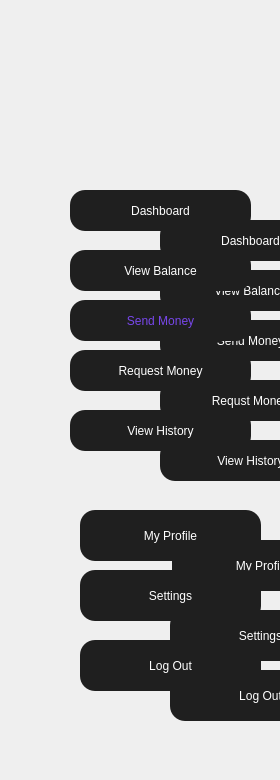
      <widget class="QWidget" name="widget_24" native="true">
       <property name="geometry">
        <rect>
         <x>0</x>
         <y>0</y>
         <width>280</width>
         <height>780</height>
        </rect>
       </property>
       <property name="styleSheet">
        <string notr="true">QPushButton{
	background-color: rgb(31, 31, 31);
	color: rgb(255, 255, 255);
	font: 700 12pt &quot;Arial&quot;;
    border-radius:15px;
}</string>
       </property>
       <widget class="QPushButton" name="pushButton_109">
        <property name="geometry">
         <rect>
          <x>160</x>
          <y>380</y>
          <width>181</width>
          <height>41</height>
         </rect>
        </property>
        <property name="text">
         <string>Requst Money</string>
        </property>
       </widget>
       <widget class="QPushButton" name="pushButton_110">
        <property name="geometry">
         <rect>
          <x>170</x>
          <y>610</y>
          <width>181</width>
          <height>51</height>
         </rect>
        </property>
        <property name="text">
         <string>Settings</string>
        </property>
       </widget>
       <widget class="QPushButton" name="pushButton_111">
        <property name="geometry">
         <rect>
          <x>160</x>
          <y>270</y>
          <width>181</width>
          <height>41</height>
         </rect>
        </property>
        <property name="text">
         <string>View Balance</string>
        </property>
       </widget>
       <widget class="QPushButton" name="pushButton_112">
        <property name="geometry">
         <rect>
          <x>172</x>
          <y>540</y>
          <width>181</width>
          <height>51</height>
         </rect>
        </property>
        <property name="text">
         <string>My Profile</string>
        </property>
       </widget>
       <widget class="QPushButton" name="pushButton_113">
        <property name="geometry">
         <rect>
          <x>160</x>
          <y>220</y>
          <width>181</width>
          <height>41</height>
         </rect>
        </property>
        <property name="text">
         <string>Dashboard</string>
        </property>
       </widget>
       <widget class="QPushButton" name="pushButton_114">
        <property name="geometry">
         <rect>
          <x>160</x>
          <y>440</y>
          <width>181</width>
          <height>41</height>
         </rect>
        </property>
        <property name="styleSheet">
         <string notr="true">background-color: rgb(31, 31, 31);</string>
        </property>
        <property name="text">
         <string>View History</string>
        </property>
       </widget>
       <widget class="QPushButton" name="pushButton_115">
        <property name="geometry">
         <rect>
          <x>160</x>
          <y>320</y>
          <width>181</width>
          <height>41</height>
         </rect>
        </property>
        <property name="text">
         <string>Send Money</string>
        </property>
       </widget>
       <widget class="QPushButton" name="pushButton_116">
        <property name="geometry">
         <rect>
          <x>170</x>
          <y>670</y>
          <width>181</width>
          <height>51</height>
         </rect>
        </property>
        <property name="text">
         <string>Log Out</string>
        </property>
       </widget>
       <widget class="QLabel" name="label_114">
        <property name="geometry">
         <rect>
          <x>0</x>
          <y>10</y>
          <width>281</width>
          <height>780</height>
         </rect>
        </property>
        <property name="styleSheet">
         <string notr="true">background-image: url(:/new/prefix1/leftSide.png);
QPushButton{
	background-color: rgb(31, 31, 31);
	color: rgb(255, 255, 255);
	font: 700 12pt &quot;Arial&quot;;
    border-radius:15px;
}</string>
        </property>
        <property name="text">
         <string/>
        </property>
        <property name="pixmap">
         <pixmap resource="assets.qrc">:/new/prefix1/leftSide.png</pixmap>
        </property>
        <property name="scaledContents">
         <bool>true</bool>
        </property>
       </widget>
       <widget class="QPushButton" name="pushButton_117">
        <property name="geometry">
         <rect>
          <x>70</x>
          <y>410</y>
          <width>181</width>
          <height>41</height>
         </rect>
        </property>
        <property name="styleSheet">
         <string notr="true">background-color: rgb(31, 31, 31);</string>
        </property>
        <property name="text">
         <string>View History</string>
        </property>
       </widget>
       <widget class="QPushButton" name="pushButton_118">
        <property name="geometry">
         <rect>
          <x>80</x>
          <y>640</y>
          <width>181</width>
          <height>51</height>
         </rect>
        </property>
        <property name="text">
         <string>Log Out</string>
        </property>
       </widget>
       <widget class="QPushButton" name="pushButton_119">
        <property name="geometry">
         <rect>
          <x>70</x>
          <y>300</y>
          <width>181</width>
          <height>41</height>
         </rect>
        </property>
        <property name="styleSheet">
         <string notr="true">color: rgb(119, 70, 234);</string>
        </property>
        <property name="text">
         <string>Send Money</string>
        </property>
       </widget>
       <widget class="QPushButton" name="pushButton_120">
        <property name="geometry">
         <rect>
          <x>70</x>
          <y>190</y>
          <width>181</width>
          <height>41</height>
         </rect>
        </property>
        <property name="styleSheet">
         <string notr="true"/>
        </property>
        <property name="text">
         <string>Dashboard</string>
        </property>
       </widget>
       <widget class="QPushButton" name="pushButton_121">
        <property name="geometry">
         <rect>
          <x>70</x>
          <y>250</y>
          <width>181</width>
          <height>41</height>
         </rect>
        </property>
        <property name="text">
         <string>View Balance</string>
        </property>
       </widget>
       <widget class="QPushButton" name="pushButton_122">
        <property name="geometry">
         <rect>
          <x>80</x>
          <y>510</y>
          <width>181</width>
          <height>51</height>
         </rect>
        </property>
        <property name="text">
         <string>My Profile</string>
        </property>
       </widget>
       <widget class="QPushButton" name="pushButton_123">
        <property name="geometry">
         <rect>
          <x>70</x>
          <y>350</y>
          <width>181</width>
          <height>41</height>
         </rect>
        </property>
        <property name="text">
         <string>Request Money</string>
        </property>
       </widget>
       <widget class="QPushButton" name="pushButton_124">
        <property name="geometry">
         <rect>
          <x>80</x>
          <y>570</y>
          <width>181</width>
          <height>51</height>
         </rect>
        </property>
        <property name="text">
         <string>Settings</string>
        </property>
       </widget>
      </widget>
